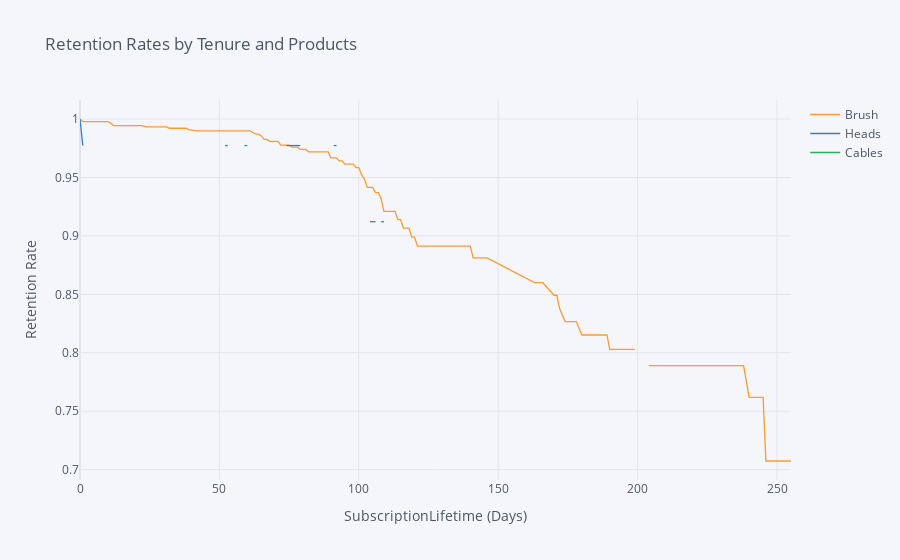

The notebook cell saved with this chart:
### Code cell
rates = survival(data_survival, 'Products', 'SubscriptionLifetime', "Active")

rates.iplot(kind='line', xTitle='SubscriptionLifetime (Days)', yTitle='Retention Rate',
            title='Retention Rates by Tenure and Products')

### Figure 1 — Plotly figure (JSON) as saved in the notebook; plotly's stock layout.template omitted (floating-point values rounded to 4 significant figures; data arrays with more than 128 entries replaced by an {"elided": "..."} marker saying what was removed)
{"data": [{"line": {"color": "rgba(255, 153, 51, 1.0)", "dash": "solid", "shape": "linear", "width": 1.3}, "mode": "lines", "name": "Brush", "text": "", "type": "scatter", "x": {"elided": "164 int values"}, "y": {"elided": "164 mixed values"}}, {"line": {"color": "rgba(55, 128, 191, 1.0)", "dash": "solid", "shape": "linear", "width": 1.3}, "mode": "lines", "name": "Heads", "text": "", "type": "scatter", "x": {"elided": "164 int values"}, "y": {"elided": "164 mixed values"}}, {"line": {"color": "rgba(50, 171, 96, 1.0)", "dash": "solid", "shape": "linear", "width": 1.3}, "mode": "lines", "name": "Cables", "text": "", "type": "scatter", "x": {"elided": "164 int values"}, "y": {"elided": "164 mixed values"}}], "layout": {"legend": {"bgcolor": "#F5F6F9", "font": {"color": "#4D5663"}}, "paper_bgcolor": "#F5F6F9", "plot_bgcolor": "#F5F6F9", "title": {"font": {"color": "#4D5663"}, "text": "Retention Rates by Tenure and Products"}, "xaxis": {"gridcolor": "#E1E5ED", "showgrid": true, "tickfont": {"color": "#4D5663"}, "title": {"font": {"color": "#4D5663"}, "text": "SubscriptionLifetime (Days)"}, "zerolinecolor": "#E1E5ED"}, "yaxis": {"gridcolor": "#E1E5ED", "showgrid": true, "tickfont": {"color": "#4D5663"}, "title": {"font": {"color": "#4D5663"}, "text": "Retention Rate"}, "zerolinecolor": "#E1E5ED"}}}
